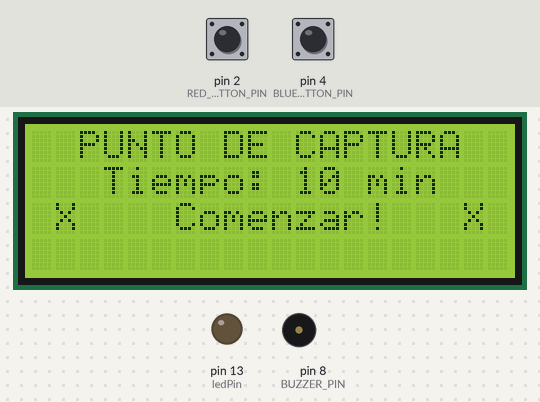
Bench run of a program on a simulated Arduino Uno, built with avr-gcc and run on an emulated ATmega328P. On the bench: 20×4 character LCD, output pins drawn as LEDs (lit = HIGH), buzzer (waves = sounding). The test bench sets the inputs (shaded band); at power-on: pin 2 (RED_BUTTON_PIN) LOW, pin 4 (BLUE_BUTTON_PIN) LOW. What the program prints to the serial monitor is not drawn.

Above: at 3.4 s.
3.5 s: pin 2 (RED_BUTTON_PIN) pulled HIGH for 3.2 s
At 7.3 s:
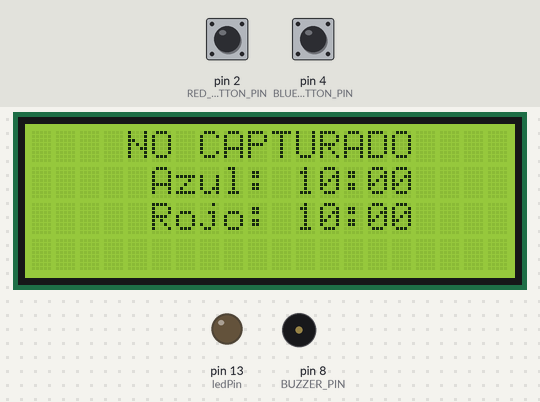
8.2 s: pin 4 (BLUE_BUTTON_PIN) pulled HIGH for 3.2 s
At 11.9 s:
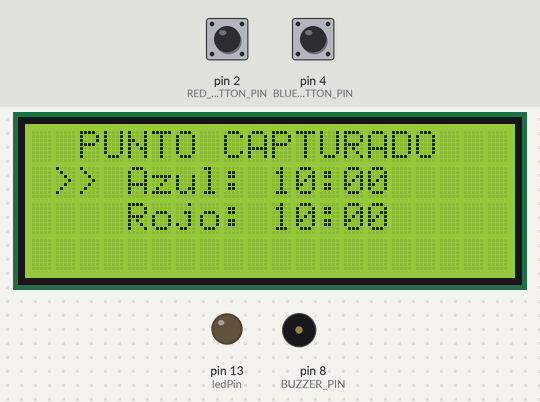
12.0 s: pin 2 (RED_BUTTON_PIN) pulled HIGH for 1 s
At 12.88 s:
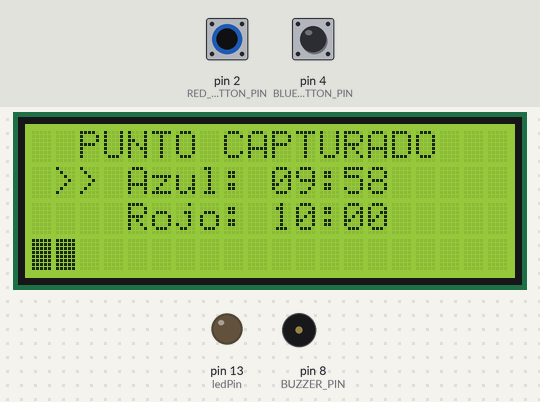
14.5 s: pin 2 (RED_BUTTON_PIN) pulled HIGH for 3.2 s
At 18.6 s:
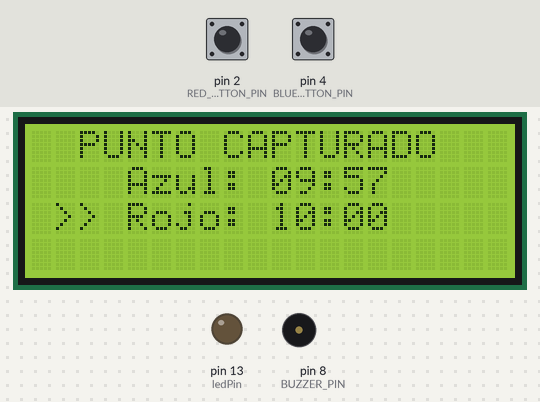
19.2 s: pin 4 (BLUE_BUTTON_PIN) pulled HIGH for 1 s
At 19.75 s:
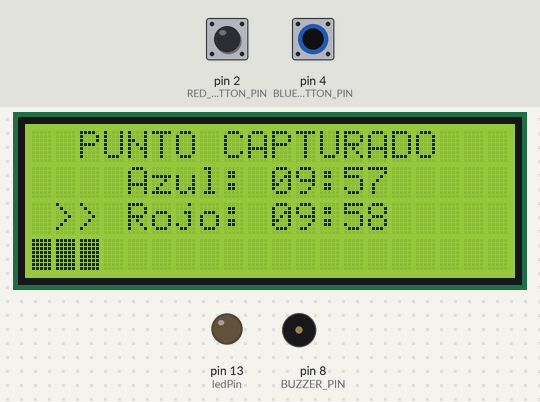
21.7 s: pin 4 (BLUE_BUTTON_PIN) pulled HIGH for 3.2 s
At 35.9 s:
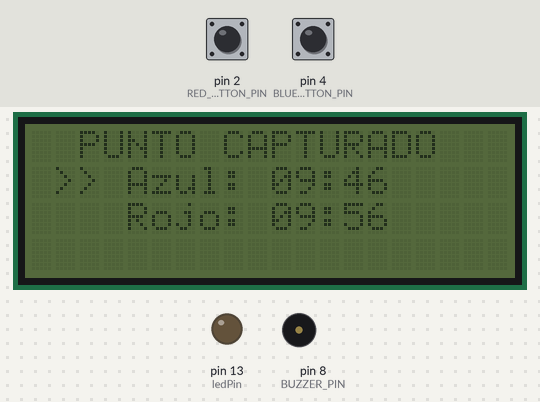
Timing chart, 0 to 36.7 s (numbered marks = the images above; inputs shaded):
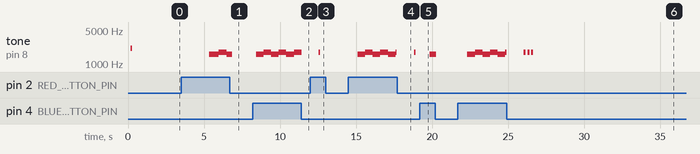

The program:

main.cpp
```cpp
#include "Arduino.h"
#include "Wire.h"
#include <LCD.h>
#include "GameControl.h"
#include "Buzzer.h"
#include "Button.h"

// Serial debugging
#define SPrintln(a) (Serial.println(a))
#define SPrint(a) (Serial.print(a))
//#define SPrintln(a)
//#define SPrint(a)
// For final release replace line above with: #define SPrint(a)
// The precompiler will remove all serial print lines, thus improving performance

#define TRANSITION_DELAY 1000

// Buttons
#define BUTTON_DELAY 500
#define BLUE_BUTTON_PIN 4
#define RED_BUTTON_PIN 2

// Buzzer
#define BUZZER_PIN 8

// Main Objects
GameControl* gameControl;
LCD* lcd;
Buzzer* buzzer;
Button* blueButton;
Button* redButton;

unsigned long lastLog = 0;
unsigned long currentTime = 0;

// Onboard Led
const int ledPin =  13;

// Game State
enum SystemState {Ready, StandBy, RedCountdown, BlueCountdown, RedWon, BlueWon};
SystemState currentState;


/// Temp declarations
void startReadyCycle();
void readButtons();
void readyCycle();
void standByCycle();
void redCountdownCycle();
void blueCountdownCycle();
void redWonCycle();
void blueWonCycle();
void startStandByCycle();
void capturing(GameControl::Team capturingTeam);
void checkIfCaptureWasCanceled();
void startRedWonCycle();
void checkIfCaptureWasCanceled();
void startBlueWonCycle();
/////////////////////


void setup()
{
  currentTime = millis();

  Serial.begin(9600);

  // GameControl
  gameControl = new GameControl();

  // LCD
  lcd = new LCD(0x27,20,4);
  lcd->setGameControl(gameControl);
  lcd->init(currentTime);

  // I/O Setup
  blueButton = new Button(BLUE_BUTTON_PIN);
  redButton = new Button(RED_BUTTON_PIN);

  pinMode(ledPin, OUTPUT);

  // Buzzer
  buzzer = new Buzzer(BUZZER_PIN);
  buzzer->beep();
  buzzer->update(currentTime);

  delay(TRANSITION_DELAY * 2);
  // Ready status
  startReadyCycle();
}


void loop()
{
  //debugGeneral();
  currentTime = millis();

  // Capture Sensors
  readButtons();

  // Execute Cycle
  switch(currentState)
  {
    case Ready:
                readyCycle();
                break;
    case StandBy:
                standByCycle();
                break;
    case RedCountdown:
                redCountdownCycle();
                break;
    case BlueCountdown:
                blueCountdownCycle();
                break;
    case RedWon:
                redWonCycle();
                break;
    case BlueWon:
                blueWonCycle();
                break;
  }

  // Execute Actuators
  buzzer->update(currentTime);
  lcd->update(currentTime);
}


// Controls
void readButtons()
{
  redButton->read(currentTime);
  blueButton->read(currentTime);
}

void clearReadInputs()
{
  blueButton->reset(currentTime);
  blueButton->reset(currentTime);
}

// Cycles
void readyCycle()
{
  if(blueButton->hasBeenPressed(HIGH, BUTTON_DELAY) || redButton->hasBeenPressed(HIGH, BUTTON_DELAY)) {
    // switch to next state
    buzzer->twoTonesUp();
    startStandByCycle();
    delay(TRANSITION_DELAY);
  } else {
    lcd->blinkReadyMessage(currentTime);
  }
}

void standByCycle()
{

  // Conflict - Both Capturing
  if(blueButton->getCurrentState() == HIGH && redButton->getCurrentState() == HIGH) {

    // Display conflict message
    lcd->displayConflictMessage(currentTime);

    // Clear current capture time stamp
    gameControl->clearCurrentCaptureTimeStamp(currentTime);
    clearReadInputs();
    delay(TRANSITION_DELAY);

    lcd->displayStandByMessage(currentTime);

  } else {
    // Red Capturing
    if(redButton->getCurrentState() == HIGH) {
      capturing(GameControl::Red);
    }

    // Blue Capturing
    if(blueButton->getCurrentState() == HIGH) {
      capturing(GameControl::Blue);
    }
  }

  // Capturing process has been stopped and any of the buttons have been released
  if(currentState != BlueCountdown && currentState != RedCountdown) {
    checkIfCaptureWasCanceled();

    if(blueButton->hasStateChanged() || redButton->hasStateChanged()) {
      lcd->displayStandByMessage(currentTime);
    }
  }

}

void redCountdownCycle()  // TODO REFACTOR MERGE WITH blueCoutdownCycle
{
  unsigned long redCurrentTimer = gameControl->getCurrentTimer(GameControl::Red);

  bool hasRedWon = redCurrentTimer <= 0;
  bool isBlueCapturing = blueButton->getCurrentState() == HIGH;

  // Check whether the capture button was released
   if(currentState != BlueCountdown) {
    checkIfCaptureWasCanceled();
  }

  // Red won
  if(hasRedWon) {
    startRedWonCycle();
  }

  // Blue is recapturing
  if(!hasRedWon && isBlueCapturing) {
    capturing(GameControl::Blue);
  }

  // Reduce Red Countdown
  if(!hasRedWon && !isBlueCapturing) {
    // Adjust timer
    gameControl->updateTimer(GameControl::Red, currentTime);

    lcd->displayUpdateRedTimer(currentTime);
  }

}

void blueCountdownCycle()
{
  unsigned long blueCurrentTimer = gameControl->getCurrentTimer(GameControl::Blue);

  bool hasBlueWon = blueCurrentTimer <= 0;
  bool isRedCapturing = redButton->getCurrentState() == HIGH;

  // Check whether the capture button was released
   if(currentState != RedCountdown) {
    checkIfCaptureWasCanceled();
  }

  // Blue won
  if(hasBlueWon) {
    startBlueWonCycle();
  }

  // Red is recapturing
  if(!hasBlueWon && isRedCapturing) {
    capturing(GameControl::Red);
  }

  // Reduce Blue Countdown
  if(!hasBlueWon && !isRedCapturing) {
    // Adjust timer
    gameControl->updateTimer(GameControl::Blue, currentTime);

    lcd->displayUpdateBlueTimer(currentTime);
  }

}

void redWonCycle()
{
  if(blueButton->getCurrentState() == HIGH || redButton->getCurrentState() == HIGH) {
    startReadyCycle();
  }
}

void blueWonCycle()
{
  if(blueButton->getCurrentState() == HIGH || redButton->getCurrentState() == HIGH) {
    startReadyCycle();
  }
}


// Start Cycles
void startReadyCycle()
{
  SPrintln("Start Ready Cycle");
  // Shut up Buzzer (if restarting match)
  buzzer->stopPlaying();

  // Set Current State
  currentState = Ready;

  // Prepare Variables
  gameControl->restartCountdowns();

  // Draw Ready message
  lcd->displayReadyMessage(currentTime);
}

void startStandByCycle()
{
  SPrintln("Start Stand By Cycle");
  clearReadInputs();
  gameControl->clearCurrentCaptureTimeStamp(currentTime);
  // Set Current State
  currentState = StandBy;

  // Draw Stand By message
  lcd->displayStandByMessage(currentTime);
}

void startRedCountdownCycle()
{
  SPrintln("Start Red Countdown Cycle");
  gameControl->clearCurrentCaptureTimeStamp(currentTime);
  clearReadInputs();
  currentState = RedCountdown;

  // Display capture message
  lcd->displayRedCapturedMessage(currentTime);
  delay(TRANSITION_DELAY);
  // Start Countdown Cycle
  gameControl->captured(GameControl::Red, currentTime);
}

void startRedWonCycle()
{
  // Set state to RedWon
  currentState = RedWon;

  // Draw Red Won message
  buzzer->playGameOver();
  lcd->displayRedWonMessage(currentTime);
}

void startBlueCountdownCycle()
{
  SPrintln("Start Blue Countdown Cycle");
  gameControl->clearCurrentCaptureTimeStamp(currentTime);
  clearReadInputs();
  currentState = BlueCountdown;

  // Display capture message
  lcd->displayBlueCapturedMessage(currentTime);
  delay(TRANSITION_DELAY);
  // Start Countdown Cycle
  gameControl->captured(GameControl::Blue, currentTime);
}

void startBlueWonCycle()
{
  // Set state to BlueWon
  currentState = BlueWon;

  // Draw Blue Won message
  buzzer->playGameOver();
  lcd->displayBlueWonMessage(currentTime);
}

// Capturing
void capturing(GameControl::Team capturingTeam)
{
  //SPrintln("\nCAPTURING");
  buzzer->playCapturing();

  // If requiredCaptureTime is reached, switch to Countdown
  if(gameControl->hasCaptureCompleted(currentTime))
  {
    buzzer->playCaptured();
    switch(capturingTeam) {
      case GameControl::Blue:  startBlueCountdownCycle(); break;
      case GameControl::Red:   startRedCountdownCycle(); break;
    }
  } else {
    // If the capture has not been completed, update the progress bar
    lcd->updateProgressBar(currentTime);
  }

}

void checkIfCaptureWasCanceled()
{
  if(blueButton->hasStateChanged() || redButton->hasStateChanged()) {
    gameControl->clearCurrentCaptureTimeStamp(currentTime);
    buzzer->stopPlaying();
    lcd->clearProgressBar(currentTime);
  }
}

// Debug
void debugGeneral() {
  // Every half second print only
  if(currentTime - lastLog > 1000) {
    lastLog = currentTime;
    SPrintln();
    SPrintln((String)"Current Time: " + currentTime);
  }
}
```

Measured:
- after the input at 3.5 s, tone on pin 8 (BUZZER_PIN): silent → 1568 Hz after 1.9 s, → 1760 Hz 0.62 s later, → 1568 Hz 0.50 s later, → silent 0.37 s later; the display: first differs from a run without the input after 0.73 s (image 1)
- after the input at 8.2 s, tone on pin 8 (BUZZER_PIN): silent → 1568 Hz after 0.22 s, then repeats every 1.0 s: 1760 Hz 0.50 s, 1568 Hz 0.50 s; the display: first changes after 0.30 s (image 2 shows a later state)
- after the input at 12.0 s, tone on pin 8 (BUZZER_PIN): goes on until 12.6 s, then stays silent; the display: first differs from a run without the input after 0.81 s (image 3)
- after the input at 14.5 s, tone on pin 8 (BUZZER_PIN): plays 1568 Hz for 0.50 s, 1760 Hz for 0.50 s, 1568 Hz for 0.50 s, 1760 Hz for 0.50 s, 1568 Hz for 0.50 s, 1760 Hz for 0.08 s … (7 notes in this stretch), starting after 0.61 s; the display: first changes after 0.27 s (image 4 shows a later state)
- after the input at 19.2 s, tone on pin 8 (BUZZER_PIN): silent → 1568 Hz after 0.65 s, → silent 0.42 s later; the display: first changes after 0.31 s (image 5 shows a later state)
- after the input at 21.7 s, tone on pin 8 (BUZZER_PIN): plays 1568 Hz for 0.50 s, 1760 Hz for 0.50 s, 1568 Hz for 0.50 s, 1760 Hz for 0.50 s, 1568 Hz for 0.50 s, 1760 Hz for 0.08 s … (9 notes in this stretch), starting after 0.62 s; the display: first differs from a run without the input after 0.28 s (image 6 shows a later state)
- what the display in image 4 shows lasts 1.0 s, from 17.8 s to 18.8 s
